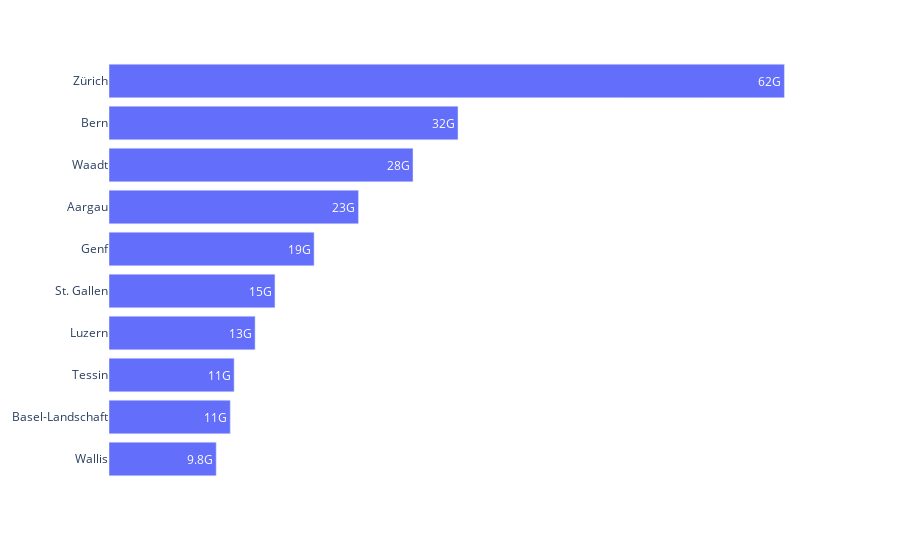

Notebook cell for this chart:
### Markdown cell above
### Add labels and remove the unnecessary
Last, we will add the actual value of the bars directly as label to the bars. Like this, we don't need the x-axis anymore and can set it to invisible:

### Code cell
fig = px.bar(y=df.sort_values(by='taxable_income_chf',ascending=True).canton[len(df)-10:],
             x=df.sort_values(by='taxable_income_chf',ascending=True).taxable_income_chf[len(df)-10:],
            orientation='h',
            text_auto='.2s')

# we don't need the xaxis anymore, because we have the labels
fig.update_xaxes(visible=False)

layout_helper(fig).show()

### Figure 1 — Plotly figure (JSON) as saved in the notebook; plotly's stock layout.template omitted (floating-point values rounded to 4 significant figures)
{"data": [{"alignmentgroup": "True", "hovertemplate": "x=%{x}<br>y=%{y}<extra></extra>", "legendgroup": "", "marker": {"color": "#636efa", "pattern": {"shape": ""}}, "name": "", "offsetgroup": "", "orientation": "h", "showlegend": false, "textposition": "auto", "texttemplate": "%{x:.2s}", "type": "bar", "x": [9822000000, 11109000000, 11463000000, 13385000000, 15202000000, 18788000000, 22852000000, 27848000000, 31970000000, 61872000000], "xaxis": "x", "y": ["Wallis", "Basel-Landschaft", "Tessin", "Luzern", "St. Gallen", "Genf", "Aargau", "Waadt", "Bern", "Zürich"], "yaxis": "y"}], "layout": {"autosize": true, "barmode": "relative", "legend": {"tracegroupgap": 0}, "margin": {"t": 60}, "paper_bgcolor": "rgba(0, 0, 0, 0)", "plot_bgcolor": "rgba(0, 0, 0, 0)", "xaxis": {"anchor": "y", "autorange": true, "domain": [0, 1], "range": [0, 65130000000.0], "showgrid": false, "title": {}, "type": "linear", "visible": false}, "yaxis": {"anchor": "x", "autorange": true, "domain": [0, 1], "range": [-0.5, 9.5], "showgrid": false, "title": {}, "type": "category"}}}
